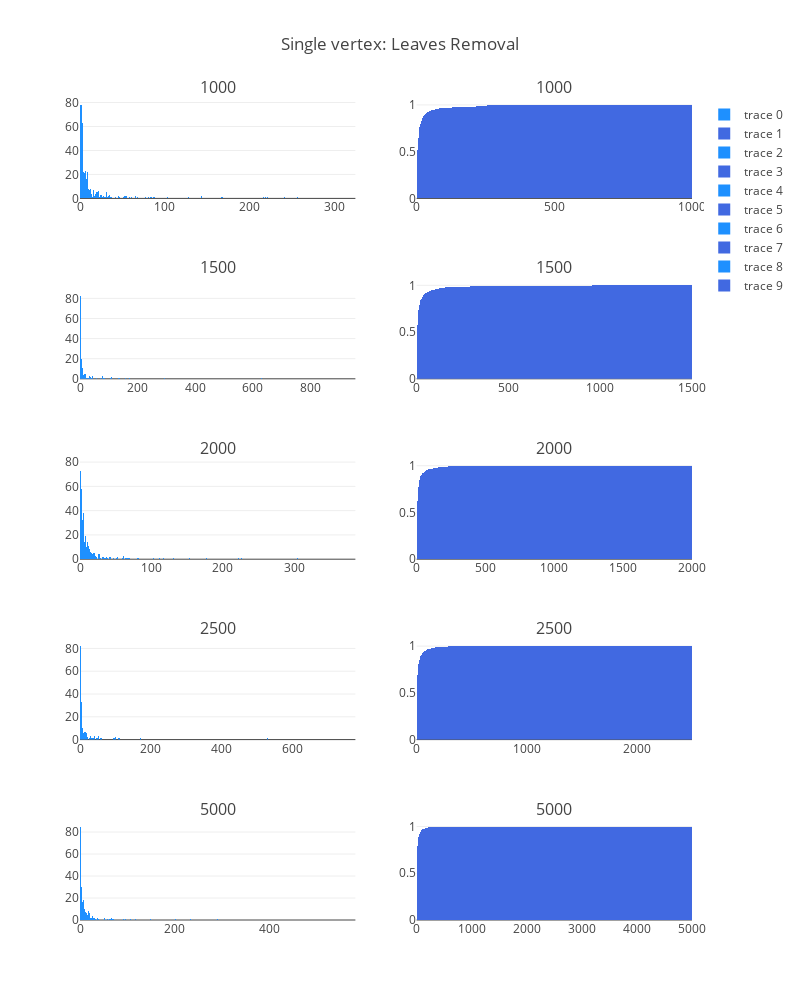

The code cell stored with this chart in its notebook:
### Code cell
fig['layout'].update(height=1000, width=800, title='Single vertex: Leaves Removal')
iplot(fig, filename='simple-subplot')

### Figure 1 — Plotly figure (JSON) as saved in the notebook; plotly's stock layout.template omitted (floating-point values rounded to 4 significant figures; data arrays with more than 128 entries replaced by an {"elided": "..."} marker saying what was removed)
{"data": [{"marker": {"color": "dodgerblue"}, "type": "histogram", "x": {"elided": "500 int values"}, "xaxis": "x1", "xbins": {"end": 1000, "size": 1, "start": 0}, "yaxis": "y1"}, {"cumulative": {"enabled": true}, "histnorm": "probability", "marker": {"color": "royalblue"}, "type": "histogram", "x": {"elided": "500 int values"}, "xaxis": "x2", "xbins": {"end": 1000, "size": 1, "start": 0}, "yaxis": "y2"}, {"marker": {"color": "dodgerblue"}, "type": "histogram", "x": {"elided": "500 int values"}, "xaxis": "x3", "xbins": {"end": 1500, "size": 1, "start": 0}, "yaxis": "y3"}, {"cumulative": {"enabled": true}, "histnorm": "probability", "marker": {"color": "royalblue"}, "type": "histogram", "x": {"elided": "500 int values"}, "xaxis": "x4", "xbins": {"end": 1500, "size": 1, "start": 0}, "yaxis": "y4"}, {"marker": {"color": "dodgerblue"}, "type": "histogram", "x": {"elided": "500 int values"}, "xaxis": "x5", "xbins": {"end": 2000, "size": 1, "start": 0}, "yaxis": "y5"}, {"cumulative": {"enabled": true}, "histnorm": "probability", "marker": {"color": "royalblue"}, "type": "histogram", "x": {"elided": "500 int values"}, "xaxis": "x6", "xbins": {"end": 2000, "size": 1, "start": 0}, "yaxis": "y6"}, {"marker": {"color": "dodgerblue"}, "type": "histogram", "x": {"elided": "500 int values"}, "xaxis": "x7", "xbins": {"end": 2500, "size": 1, "start": 0}, "yaxis": "y7"}, {"cumulative": {"enabled": true}, "histnorm": "probability", "marker": {"color": "royalblue"}, "type": "histogram", "x": {"elided": "500 int values"}, "xaxis": "x8", "xbins": {"end": 2500, "size": 1, "start": 0}, "yaxis": "y8"}, {"marker": {"color": "dodgerblue"}, "type": "histogram", "x": {"elided": "500 int values"}, "xaxis": "x9", "xbins": {"end": 5000, "size": 1, "start": 0}, "yaxis": "y9"}, {"cumulative": {"enabled": true}, "histnorm": "probability", "marker": {"color": "royalblue"}, "type": "histogram", "x": {"elided": "500 int values"}, "xaxis": "x10", "xbins": {"end": 5000, "size": 1, "start": 0}, "yaxis": "y10"}], "layout": {"annotations": [{"font": {"size": 16}, "showarrow": false, "text": "1000", "x": 0.225, "xanchor": "center", "xref": "paper", "y": 1, "yanchor": "bottom", "yref": "paper"}, {"font": {"size": 16}, "showarrow": false, "text": "1000", "x": 0.775, "xanchor": "center", "xref": "paper", "y": 1, "yanchor": "bottom", "yref": "paper"}, {"font": {"size": 16}, "showarrow": false, "text": "1500", "x": 0.225, "xanchor": "center", "xref": "paper", "y": 0.78, "yanchor": "bottom", "yref": "paper"}, {"font": {"size": 16}, "showarrow": false, "text": "1500", "x": 0.775, "xanchor": "center", "xref": "paper", "y": 0.78, "yanchor": "bottom", "yref": "paper"}, {"font": {"size": 16}, "showarrow": false, "text": "2000", "x": 0.225, "xanchor": "center", "xref": "paper", "y": 0.56, "yanchor": "bottom", "yref": "paper"}, {"font": {"size": 16}, "showarrow": false, "text": "2000", "x": 0.775, "xanchor": "center", "xref": "paper", "y": 0.56, "yanchor": "bottom", "yref": "paper"}, {"font": {"size": 16}, "showarrow": false, "text": "2500", "x": 0.225, "xanchor": "center", "xref": "paper", "y": 0.34, "yanchor": "bottom", "yref": "paper"}, {"font": {"size": 16}, "showarrow": false, "text": "2500", "x": 0.775, "xanchor": "center", "xref": "paper", "y": 0.34, "yanchor": "bottom", "yref": "paper"}, {"font": {"size": 16}, "showarrow": false, "text": "5000", "x": 0.225, "xanchor": "center", "xref": "paper", "y": 0.12, "yanchor": "bottom", "yref": "paper"}, {"font": {"size": 16}, "showarrow": false, "text": "5000", "x": 0.775, "xanchor": "center", "xref": "paper", "y": 0.12, "yanchor": "bottom", "yref": "paper"}], "height": 1000, "title": "Single vertex: Leaves Removal", "width": 800, "xaxis1": {"anchor": "y1", "domain": [0, 0.45]}, "xaxis10": {"anchor": "y10", "domain": [0.55, 1]}, "xaxis2": {"anchor": "y2", "domain": [0.55, 1]}, "xaxis3": {"anchor": "y3", "domain": [0, 0.45]}, "xaxis4": {"anchor": "y4", "domain": [0.55, 1]}, "xaxis5": {"anchor": "y5", "domain": [0, 0.45]}, "xaxis6": {"anchor": "y6", "domain": [0.55, 1]}, "xaxis7": {"anchor": "y7", "domain": [0, 0.45]}, "xaxis8": {"anchor": "y8", "domain": [0.55, 1]}, "xaxis9": {"anchor": "y9", "domain": [0, 0.45]}, "yaxis1": {"anchor": "x1", "domain": [0.88, 1]}, "yaxis10": {"anchor": "x10", "domain": [0, 0.12]}, "yaxis2": {"anchor": "x2", "domain": [0.88, 1]}, "yaxis3": {"anchor": "x3", "domain": [0.66, 0.78]}, "yaxis4": {"anchor": "x4", "domain": [0.66, 0.78]}, "yaxis5": {"anchor": "x5", "domain": [0.44, 0.56]}, "yaxis6": {"anchor": "x6", "domain": [0.44, 0.56]}, "yaxis7": {"anchor": "x7", "domain": [0.22, 0.34]}, "yaxis8": {"anchor": "x8", "domain": [0.22, 0.34]}, "yaxis9": {"anchor": "x9", "domain": [0, 0.12]}}}
